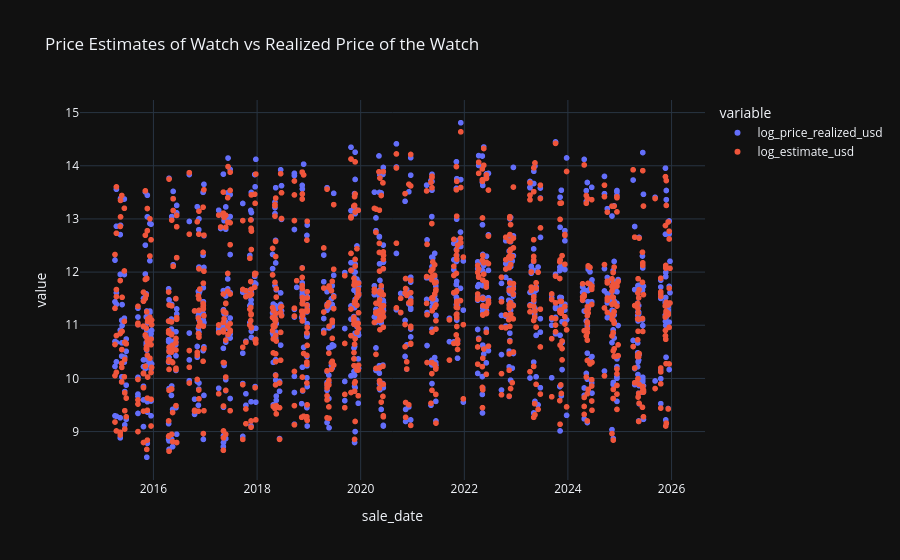

The code cell stored with this chart in its notebook:
### Code cell
watch_auctions = watch_auctions.withColumn("log_price_realized_usd", sf.log(watch_auctions.price_realized_usd)).withColumn("log_estimate_usd", sf.log(watch_auctions.estimate_high_usd))
watch_auctions.plot.scatter(x="sale_date", y=["log_price_realized_usd", "log_estimate_usd"], title="Price Estimates of Watch vs Realized Price of the Watch")

### Figure 1 — Plotly figure (JSON) as saved in the notebook; plotly's stock layout.template omitted (floating-point values rounded to 4 significant figures; data arrays with more than 128 entries replaced by an {"elided": "..."} marker saying what was removed)
{"data": [{"hovertemplate": "variable=log_price_realized_usd<br>sale_date=%{x}<br>value=%{y}<extra></extra>", "legendgroup": "log_price_realized_usd", "marker": {"color": "#636efa", "symbol": "circle"}, "mode": "markers", "name": "log_price_realized_usd", "showlegend": true, "x": {"elided": "1000 str values"}, "xaxis": "x", "y": {"elided": "1000 float values"}, "yaxis": "y", "type": "scattergl"}, {"hovertemplate": "variable=log_estimate_usd<br>sale_date=%{x}<br>value=%{y}<extra></extra>", "legendgroup": "log_estimate_usd", "marker": {"color": "#EF553B", "symbol": "circle"}, "mode": "markers", "name": "log_estimate_usd", "showlegend": true, "x": {"elided": "1000 str values"}, "xaxis": "x", "y": {"elided": "1000 float values"}, "yaxis": "y", "type": "scattergl"}], "layout": {"xaxis": {"anchor": "y", "domain": [0.0, 1.0], "title": {"text": "sale_date"}}, "yaxis": {"anchor": "x", "domain": [0.0, 1.0], "title": {"text": "value"}}, "legend": {"title": {"text": "variable"}, "tracegroupgap": 0}, "title": {"text": "Price Estimates of Watch vs Realized Price of the Watch"}}}
